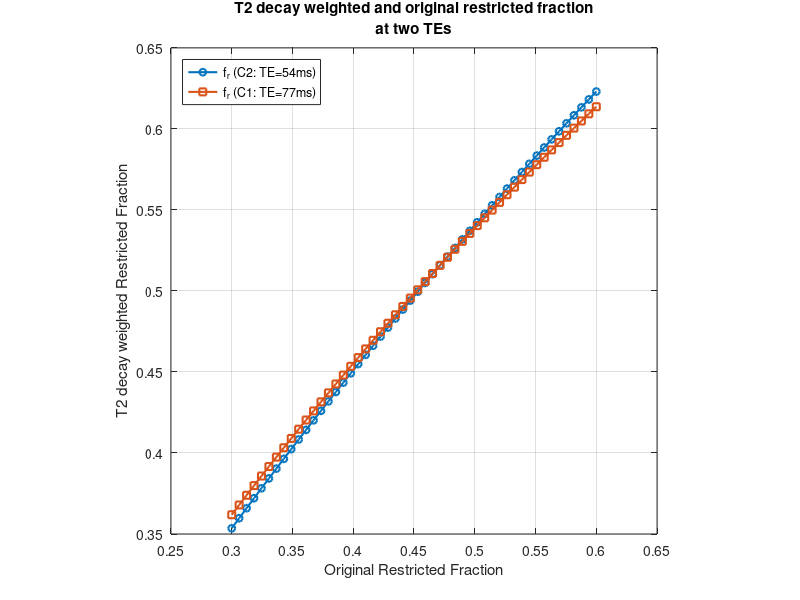

MATLAB code to generate this figure:
clear; close all;

%% T2 decay weighted vs original restricted fraction
% Reference: Veraart, Novikov, Fieremans (2017) — TEdDI, Neuroimage
% f(TE) = f0*exp(-TE/T2a) / [f0*exp(-TE/T2a) + (1-f0-fcsf)*exp(-TE/T2e) + fcsf*exp(-TE/T2csf)]

% T2 values [ms]
T2r   = 90;     % restricted (intra-axonal)
T2e   = 50;     % extra-axonal
T2csf = 2000;   % CSF

% Protocol TEs
TE_C2 = 54;   % ms
TE_C1 = 77;   % ms

% Sweep original restricted fraction
fr_sweep = linspace(0.3, 0.6, 50);
fcsf_val = 0.1;

figure('unit','inch','position',[0 0 6 5]);
TEs = [TE_C2, TE_C1];
markers = {'-o', '-s'};
labels = {sprintf('f_r (C2: TE=%dms)', TE_C2), sprintf('f_r (C1: TE=%dms)', TE_C1)};

for it = 1:2
    TE = TEs(it);
    fr_app = zeros(size(fr_sweep));
    for i = 1:numel(fr_sweep)
        fr = fr_sweep(i);
        fe = 1 - fr - fcsf_val;
        S0 = fr*exp(-TE/T2r) + fe*exp(-TE/T2e) + fcsf_val*exp(-TE/T2csf);
        fr_app(i) = fr*exp(-TE/T2r) / S0;
    end
    plot(fr_sweep, fr_app, markers{it}, 'MarkerSize', 5, 'LineWidth', 1.5); hold on;
end
xlabel('Original Restricted Fraction');
ylabel('T2 decay weighted Restricted Fraction');
title({'T2 decay weighted and original restricted fraction', 'at two TEs'});
legend(labels, 'Location', 'northwest');
pbaspect([1 1 1]); box on; grid on;
exportgraphics(gcf, 'fig_T2_weighted_fraction.pdf', 'ContentType', 'vector');
